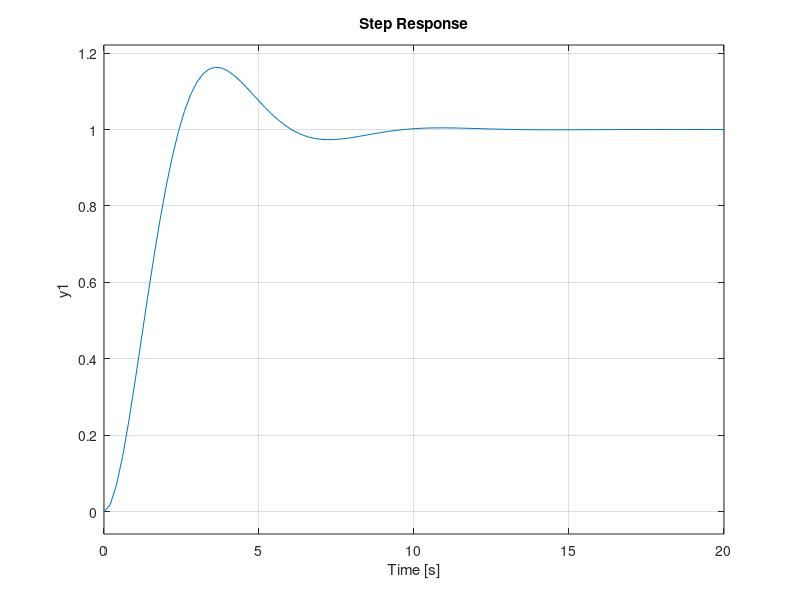
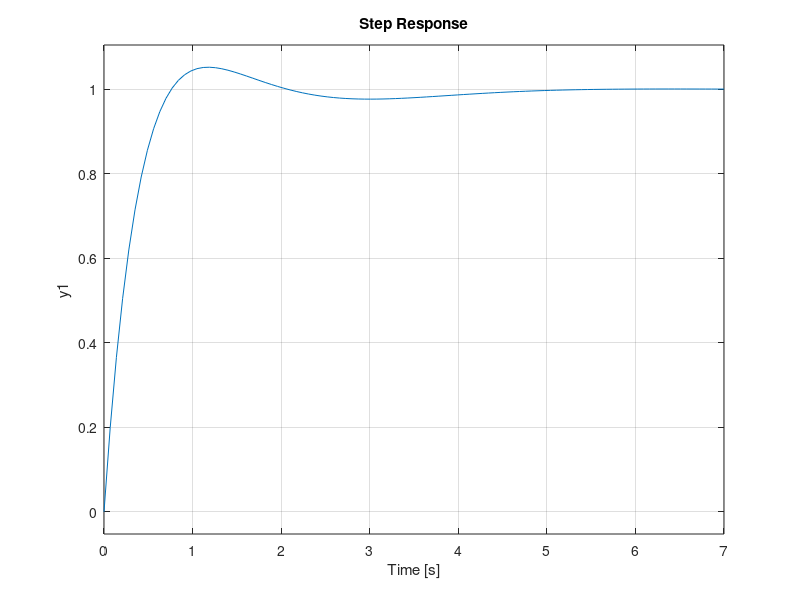
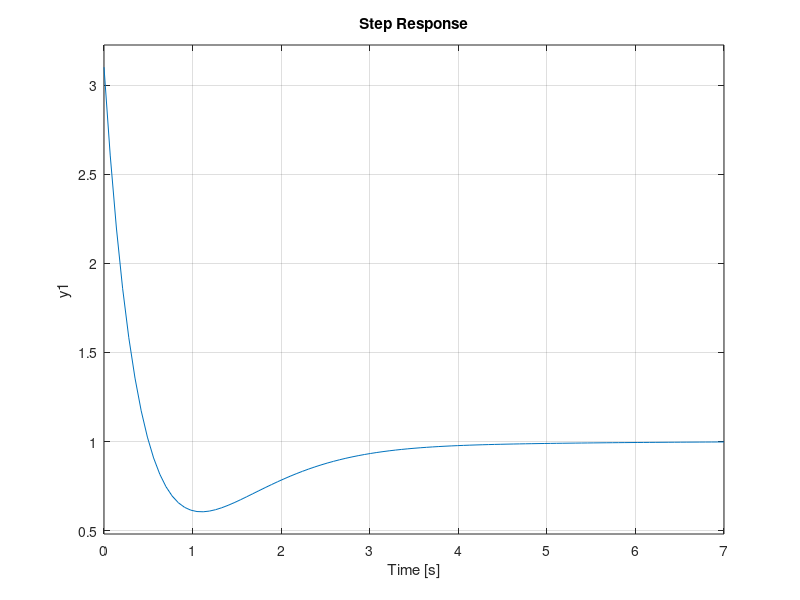
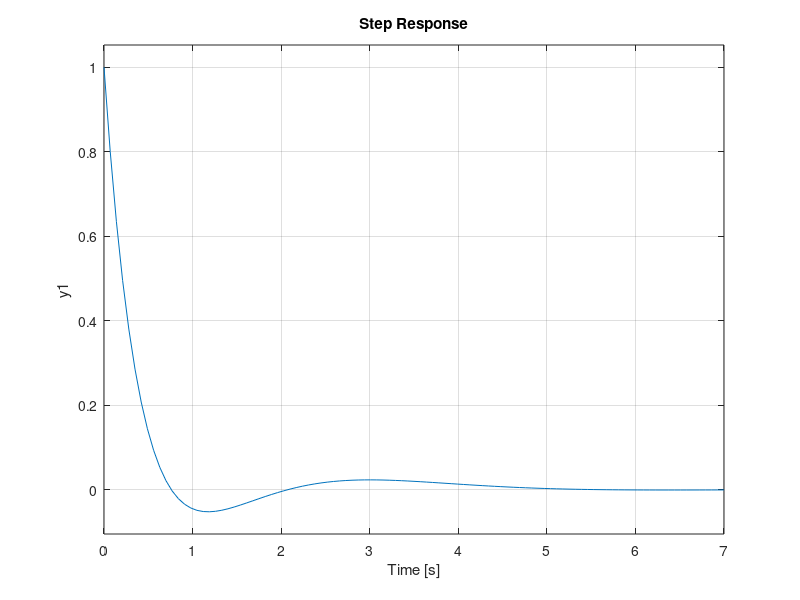

Here is the MATLAB script that generated these plots, in order:
%PID controller design for 
clear all
close all
clc

%% Model parameters

M    = 1;
D    = 1;
Ks   = 1;

G    = tf([1],[M D Ks]);

%% Design specifications

Ts   = 3.47;                                    %Ts<3.5s
PO   = 5;                                       %PO<10
zeta = -log(PO/100)/(pi^2+(log(PO/100))^2)^0.5; %damping ratio
wn   = 4/Ts/zeta;                               %natural frequency


%% Model free PID controller
%First attempt
% kp   = 5;  
% kd   = 0;
% ki   = 0;

% %Second attempt
% kp   = 1;  
% kd   = 1;
% ki   = 2;
% 
% % %Third attempt
% kp   = 1;  
% kd   = 2;
% ki   = 2;
% 
% % %Fourth attempt
% kp   = 1;  
% kd   = 3;
% ki   = 2;
% 
% %Fifth attempt
% kp   = 5;  
% kd   = 3;
% ki   = 2;
% 
% 
% %Final tuning
kp   = 5;
kd   = 3.1;
ki   = 4;
% % 
% %K    = tf([kd kp ki],[1 0])
% 
% %K     = kp;
% 
K_mf    = kp+ kd*tf([1 0],1)+ki*tf(1,[1 0]);

% Closed loop system

T    = feedback(G*K_mf,1,-1);

U    = feedback(K_mf,G,-1)*tf(1,[1 1]);

E    = feedback(1,K_mf*G,-1);

%% Open loop system

figure(1);
step(G)


%% Step response of the closed loop system

figure(2);
step(T);

%% Controller effort
figure(3);
step(U)

%% Steady state error
figure(4);
step(E)